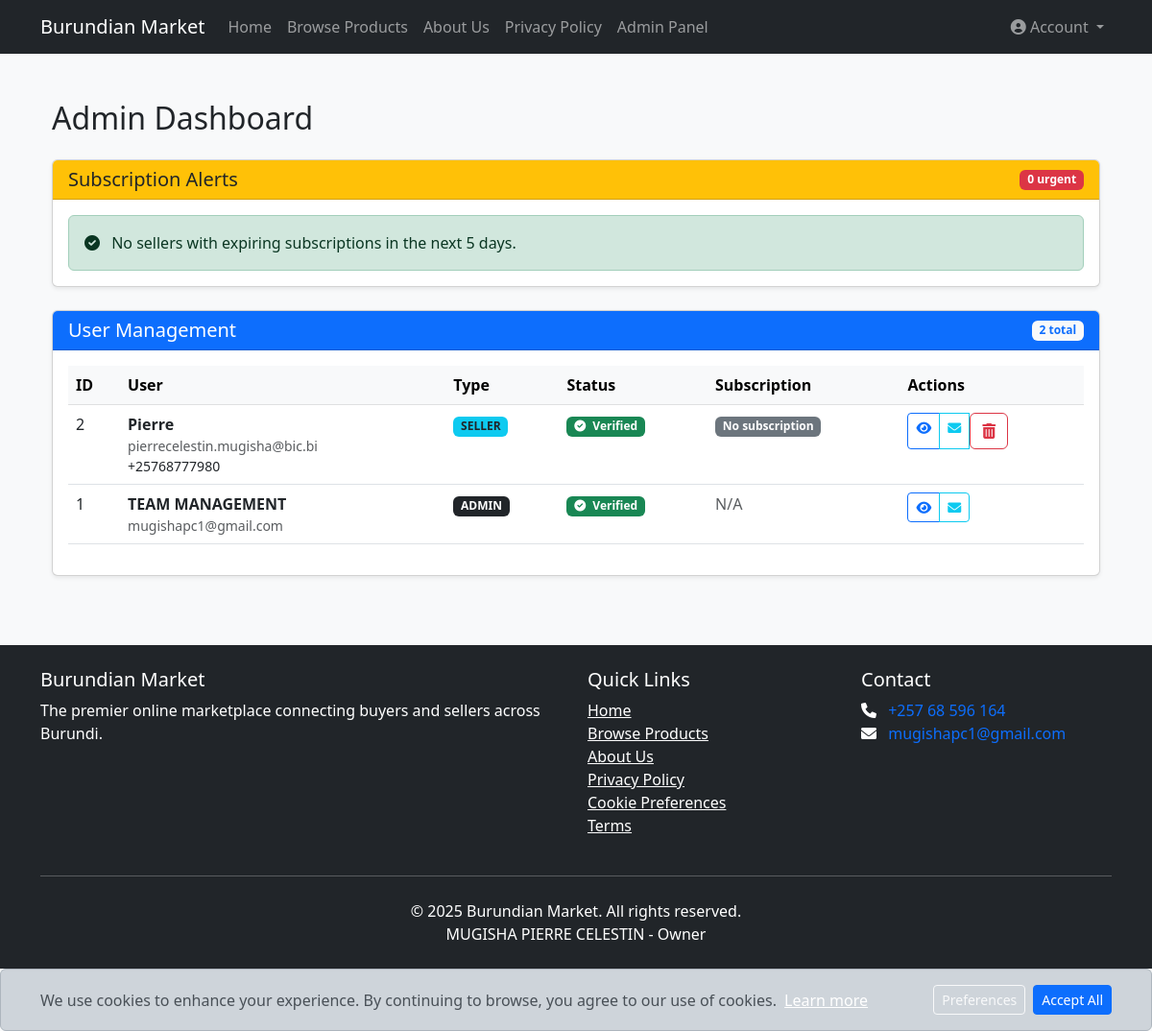
The page /admin/dashboard (signed in) on the database its author committed.
### app.py (models this page shows, shortened)
class User(db.Model):
    __tablename__ = 'users'
    id = db.Column(db.Integer, primary_key=True)
    username = db.Column(db.String(80), unique=True, nullable=False)
    email = db.Column(db.String(120), nullable=False)
    password = db.Column(db.String(200), nullable=False)
    phone = db.Column(db.String(20), nullable=True)
    user_type = db.Column(db.String(10), nullable=False)  # 'admin', 'seller', 'buyer'
    is_verified = db.Column(db.Boolean, default=False)
    email_verified = db.Column(db.Boolean, default=False)
    verification_token = db.Column(db.String(100), nullable=True)
    created_at = db.Column(db.DateTime, default=db.func.current_timestamp())
    cookie_prefs = db.Column(db.String(200), nullable=True)
    last_login = db.Column(db.DateTime, nullable=True)
    last_activity = db.Column(db.DateTime, default=datetime.utcnow, onupdate=datetime.utcnow)
    session_token = db.Column(db.String(255))
    is_seller_active = db.Column(db.Boolean, default=True)
    subscription_start = db.Column(db.DateTime, nullable=True)
    subscription_end = db.Column(db.DateTime, nullable=True)
    last_payment_proof = db.Column(db.String(200), nullable=True)
    last_active = db.Column(db.DateTime, default=db.func.current_timestamp(),
                           onupdate=db.func.current_timestamp())

### app.py (the view)
@app.route('/admin/dashboard')
def admin_dashboard():
    if 'user_id' not in session or session.get('user_type') != 'admin':
        abort(403)
    users = User.query.order_by(User.created_at.desc()).all()
    ending_soon = []
    for user in users:
        if user.user_type == 'seller':
            if user.subscription_end:
                days_left = (user.subscription_end - datetime.now()).days
                user.days_left = days_left
                if 0 < days_left <= 5:
                    ending_soon.append(user)
            else:
                user.days_left = None
    return render_template('admin_dashboard.html',
                         users=users,
                         ending_soon=ending_soon,
                         datetime=datetime)

### app.py (called while the page is built, shortened)
@app.before_request
def refresh_session():
    if 'user_id' in session:
        session.modified = True
        user = User.query.get(session['user_id'])
        if not user:
            session.clear()
            return redirect(url_for('login'))
        session['user_type'] = user.user_type
        session['username'] = user.username

@app.before_request
def check_persistent_login():
    if 'user_id' not in session and request.endpoint != 'logout':
        remember_token = request.cookies.get('remember_token')
        if remember_token:
            try:
                user_id = serializer.loads(remember_token, salt='remember-me')
                user = User.query.get(user_id)
                if user and user.remember_token == remember_token:
                    session.permanent = True
                    session['user_id'] = user.id
                    session['user_type'] = user.user_type
                    session['username'] = user.username
                    session['_fresh'] = False  # Not a fresh login
                    session.modified = True
                    user.last_login = datetime.now()
                    db.session.commit()
            except:
                pass

@app.before_request
def check_seller_subscription():
    if 'user_id' not in session or session.get('user_type') != 'seller':
        return

### templates/admin_dashboard.html (shortened to what this page needs)
{% extends "base.html" %}
{% block content %}
<div class="container py-4">
    <h2 class="mb-4">Admin Dashboard</h2>
    <div class="card mb-4 shadow-sm">
        <div class="card-header bg-warning text-dark">
            <div class="d-flex justify-content-between align-items-center">
                <h5 class="mb-0">Subscription Alerts</h5>
                <span class="badge bg-danger">{{ ending_soon|length }} urgent</span>
            </div>
        </div>
        <div class="card-body">
            {% if ending_soon %}
            <div class="table-responsive">
                <table class="table table-hover align-middle">
                    <thead class="table-light">
                        <tr>
                            <th>Seller</th>
                            <th>Contact</th>
                            <th>Subscription End</th>
                            <th>Days Left</th>
                            <th>Actions</th>
                        </tr>
                    </thead>
                    <tbody>
                        {% for seller in ending_soon %}
                        <tr class="{% if seller.days_left <= 3 %}table-danger{% elif seller.days_left <= 5 %}table-warning{% endif %}">
                            <td>
                                <strong>{{ seller.username }}</strong>
                                <div class="small text-muted">Joined: {{ seller.created_at.strftime('%Y-%m-%d') }}</div>
                            </td>
                            <td>
                                <div>{{ seller.email }}</div>
                                <div class="small">{{ seller.phone or 'No phone' }}</div>
                            </td>
                            <td>{{ seller.subscription_end.strftime('%b %d, %Y') }}</td>
                            <td>
                                <span class="badge {% if seller.days_left <= 3 %}bg-danger{% else %}bg-warning text-dark{% endif %}">
                                    {{ seller.days_left }} day{{ 's' if seller.days_left != 1 }}
                                </span>
                            </td>
                            <td>
                                <div class="btn-group btn-group-sm" role="group">
                                    <a href="{{ url_for('admin_view_user', user_id=seller.id) }}" class="btn btn-outline-primary" title="View">
                                        <i class="fas fa-eye"></i>
                                    </a>
                                    <a href="{{ url_for('admin_send_message', user_id=seller.id) }}" class="btn btn-outline-info" title="Message">
                                        <i class="fas fa-envelope"></i>
                                    </a>
                                    <a href="{{ url_for('admin_activate_seller', user_id=seller.id) }}" class="btn btn-outline-success" title="Renew">
                                        <i class="fas fa-sync-alt"></i>
                                    </a>
                                </div>
                            </td>
                        </tr>
                        {% endfor %}
                    </tbody>
                </table>
            </div>
            {% else %}
            <div class="alert alert-success mb-0">
                <i class="fas fa-check-circle me-2"></i> No sellers with expiring subscriptions in the next 5 days.
            </div>
            {% endif %}
        </div>
    </div>
    <div class="card shadow-sm">
        <div class="card-header bg-primary text-white">
            <div class="d-flex justify-content-between align-items-center">
                <h5 class="mb-0">User Management</h5>
                <span class="badge bg-light text-primary">{{ users|length }} total</span>
            </div>
        </div>
        <div class="card-body">
            <div class="table-responsive">
                <table class="table table-hover" id="usersTable">
                    <thead class="table-light">
                        <tr>
                            <th>ID</th>
                            <th>User</th>
                            <th>Type</th>
                            <th>Status</th>
                            <th>Subscription</th>
                            <th>Actions</th>
                        </tr>
                    </thead>
                    <tbody>
                        {% for user in users %}
                        <tr>
                            <td>{{ user.id }}</td>
                            <td>
                                <div class="fw-bold">{{ user.username }}</div>
                                <div class="small text-muted">{{ user.email }}</div>
                                {% if user.phone %}<div class="small">{{ user.phone }}</div>{% endif %}
                            </td>
                            <td>
                                <span class="badge
                                    {% if user.user_type == 'admin' %}bg-dark
                                    {% elif user.user_type == 'seller' %}bg-info text-dark
                                    {% else %}bg-secondary{% endif %}">
                                    {{ user.user_type|upper }}
                                </span>
                            </td>
                            <td>
                                {% if user.email_verified %}
                                    <span class="badge bg-success"><i class="fas fa-check-circle me-1"></i> Verified</span>
                                {% else %}
                                    <span class="badge bg-warning text-dark"><i class="fas fa-exclamation-circle me-1"></i> Unverified</span>
                                {% endif %}
                            </td>
                            <td>
                                {% if user.user_type == 'seller' %}
                                    {% if user.subscription_end %}
                                        {% if user.days_left > 0 %}
                                            <span class="badge bg-success">
                                                {{ user.days_left }} day{{ 's' if user.days_left != 1 }} left
                                            </span>
                                        {% else %}
                                            <span class="badge bg-danger">Expired</span>
                                        {% endif %}
                                    {% else %}
                                        <span class="badge bg-secondary">No subscription</span>
                                    {% endif %}
                                {% else %}
                                    <span class="text-muted">N/A</span>
                                {% endif %}
                            </td>
                            <td>
                                <div class="btn-group btn-group-sm" role="group">
                                    <a href="{{ url_for('admin_view_user', user_id=user.id) }}" class="btn btn-outline-primary" title="View">
                                        <i class="fas fa-eye"></i>
                                    </a>
                                    <a href="{{ url_for('admin_send_message', user_id=user.id) }}" class="btn btn-outline-info" title="Message">
                                        <i class="fas fa-envelope"></i>
                                    </a>
                                    {% if user.user_type != 'admin' %}
                                    <form action="{{ url_for('admin_delete_user', user_id=user.id) }}" method="POST" class="d-inline">
                                        <button type="submit" class="btn btn-outline-danger"
                                                title="Delete"
                                                onclick="return confirm('Permanently delete {{ user.username }}?')">
                                            <i class="fas fa-trash-alt"></i>
                                        </button>
                                    </form>
                                    {% endif %}
                                </div>
                            </td>
                        </tr>
                        {% endfor %}
                    </tbody>
                </table>
            </div>
        </div>
    </div>
</div>
{% endblock %}

### static/css/style.css (style rules this page uses)
body { font-family: 'Segoe UI', Tahoma, Geneva, Verdana, sans-serif; background-color: #f8f9fa; }
.card { transition: transform 0.3s, box-shadow 0.3s; }

### rows shown on the page
User: id "2", username "Pierre", email "pierrecelestin.mugisha@bic.bi", phone "+25768777980", user_type "SELLER", email_verified True (drawn), shows "No subscription"
User: id "1", username "TEAM MANAGEMENT", email "mugishapc1@gmail.com", user_type "ADMIN", email_verified True (drawn), shows "N/A"

### other values the page prints
{{ ending_soon|length }} "0"
{{ users|length }} "2"
